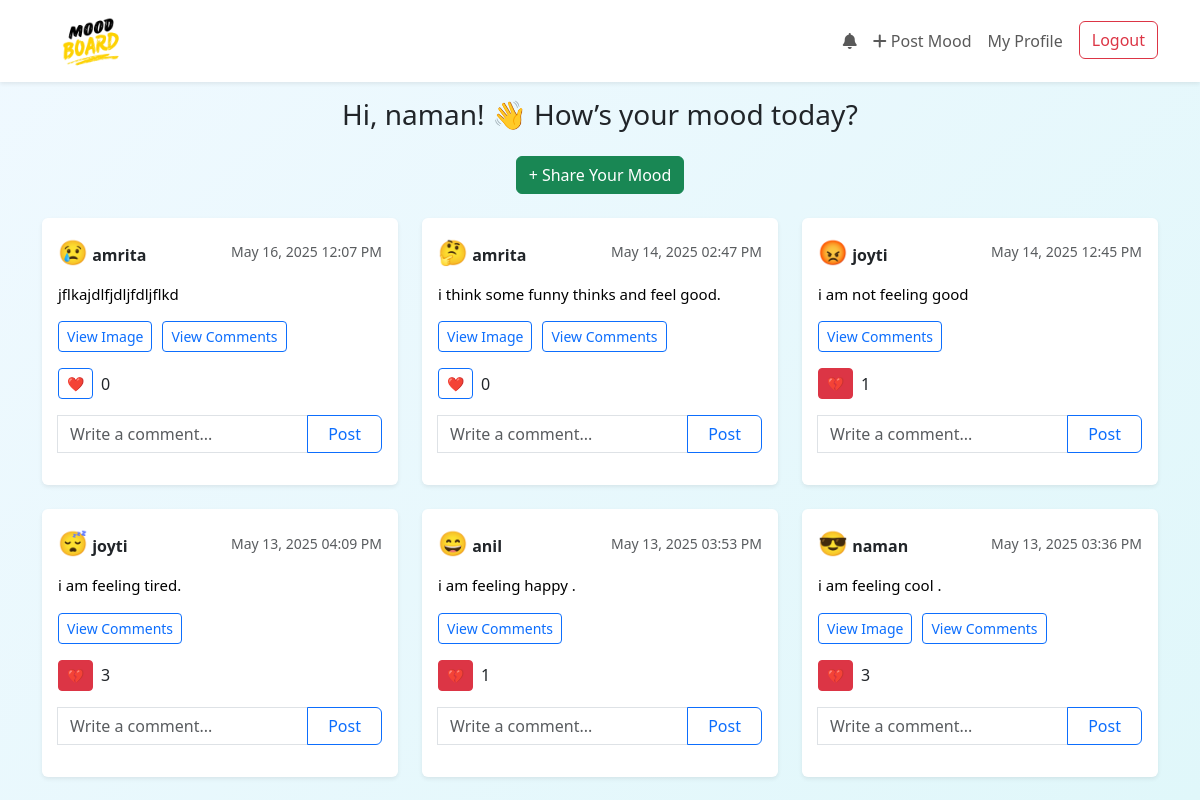
/index.php (signed in), run on the app's committed database.
### tables this page shows
CREATE TABLE `moods` (
  `id` int(11) NOT NULL,
  `user_id` int(11) DEFAULT NULL,
  `mood_emoji` varchar(10) DEFAULT NULL,
  `message` text DEFAULT NULL,
  `image` varchar(255) DEFAULT NULL,
  `created_at` datetime DEFAULT current_timestamp()
);

CREATE TABLE `users` (
  `id` int(11) NOT NULL,
  `name` varchar(100) DEFAULT NULL,
  `email` varchar(100) DEFAULT NULL,
  `password` varchar(255) DEFAULT NULL,
  `profile` varchar(255) DEFAULT NULL,
  `bio` text DEFAULT NULL,
  `dob` date DEFAULT NULL
);

### index.php (the view, shortened to what this page needs)
<?php
include 'includes/db.php';
$user_id = $_SESSION['user_id'];
$user_name = $_SESSION['user_name'];
$sql = "SELECT moods.*, users.name,
        (SELECT COUNT(*) FROM moods_likes WHERE mood_id = moods.id) AS likes_count,
        (SELECT COUNT(*) FROM moods_likes WHERE mood_id = moods.id AND user_id = '$user_id') AS user_liked
        FROM moods
        JOIN users ON moods.user_id = users.id
        ORDER BY moods.created_at DESC";
$result = mysqli_query($conn, $sql);
?>
<!DOCTYPE html>
<html lang="en">
<head>
    <link href="https://cdn.jsdelivr.net/npm/bootstrap@5.3.3/dist/css/bootstrap.min.css" rel="stylesheet" />
    <link rel="stylesheet" href="https://cdnjs.cloudflare.com/ajax/libs/font-awesome/6.7.2/css/all.min.css" />
</head>
<body>
    <?php include 'includes/header.php'; ?>
    <div class="container mt-5">
        <h3 class="mb-4 text-center">Hi, <?php echo htmlspecialchars($user_name); ?>! 👋 How’s your mood today?</h3>
        <div class="text-center mb-4">
            <a href="post.php" class="btn btn-success">+ Share Your Mood</a>
        </div>
        <div class="row">
            <?php if (mysqli_num_rows($result) > 0): ?>
                <?php while ($row = mysqli_fetch_assoc($result)): ?>
                    <div class="col-md-4">
                        <div class="card mb-4 mood-container shadow-sm border-0">
                            <div class="card-body d-flex flex-column">
                                <div class="d-flex justify-content-between align-items-center mb-2">
                                    <div>
                                        <span class="fs-4"><?php echo $row['mood_emoji']; ?></span>
                                        <a href="profile.php?user_id=<?php echo $row['user_id']; ?>"
                                            class="fw-semibold text-decoration-none text-dark">
                                            <?php echo htmlspecialchars($row['name']); ?>
                                        </a>
                                    </div>
                                    <small
                                        class="text-muted"><?php echo date("M d, Y h:i A", strtotime($row['created_at'])); ?></small>
                                </div>
                                <p class="card-text"><?php echo nl2br(htmlspecialchars($row['message'])); ?></p>
                                <div class="toggle-buttons">
                                    <?php if (!empty($row['image'])): ?>
                                        <button type="button" class="btn btn-outline-primary btn-sm btn-view-image" data-bs-toggle="modal" data-bs-target="#imageModal" data-image-src="uploads/<?php echo $row['image']; ?>">
                                            View Image
                                        </button>
                                    <?php endif; ?>
                                    <button type="button" class="btn btn-outline-primary btn-sm btn-toggle-comments">
                                        View Comments
                                    </button>
                                </div>
                                <div class="d-flex align-items-center mb-3 mt-auto">
                                    <a href="like.php?mood_id=<?php echo $row['id']; ?>"
                                        class="btn btn-sm <?php echo ($row['user_liked'] > 0) ? 'btn-danger' : 'btn-outline-primary'; ?>">
                                        <?php echo ($row['user_liked'] > 0) ? '💔' : '❤️'; ?>
                                    </a>
                                    <span class="ms-2"><?php echo $row['likes_count']; ?> </span>
                                </div>
                                <form action="comment.php" method="POST" class="input-group mb-3">
                                    <input type="text" name="comment" class="form-control" placeholder="Write a comment..." required>
                                    <button type="submit" class="btn btn-outline-primary">Post</button>
                                </form>
                            </div>
                        </div>
                    </div>
                <?php endwhile; ?>
            <?php else: ?>
                <div class="alert alert-info">No moods yet. Be the first to share!</div>
            <?php endif; ?>
        </div>
    </div>
</body>
</html>

### includes/header.php (shortened to what this page needs)
<!DOCTYPE html>
<html lang="en">
<head>
    <link href="https://cdn.jsdelivr.net/npm/bootstrap@5.3.3/dist/css/bootstrap.min.css" rel="stylesheet">
    <link href="https://cdnjs.cloudflare.com/ajax/libs/font-awesome/6.7.2/css/all.min.css" rel="stylesheet">
</head>
<body>
    <nav class="navbar navbar-expand-lg navbar-light bg-white shadow-sm fixed-top">
        <div class="container">
            <a class="navbar-brand d-flex align-items-center" href="index.php">
                <img src="assets/images/moodboard_logo.png" alt="Logo" width="100">
            </a>
            <div class="collapse navbar-collapse justify-content-end" id="navbarNav">
                <ul class="navbar-nav">
                    <?php if (isset($_SESSION['user_id'])): ?>
                        <li class="nav-item">
                            <a class="nav-link" href="notifications.php">
                                <i class="fa-solid fa-bell"></i>
                            </a>
                        </li>
                        <li class="nav-item">
                            <a class="nav-link" href="post.php"><i class="fa-solid fa-plus"></i> Post Mood</a>
                        </li>
                        <li class="nav-item">
                            <a class="nav-link" href="profile.php?user_id=<?php echo $_SESSION['user_id']; ?>">My Profile</a>
                        </li>
                        <li class="nav-item">
                            <a class="btn btn-outline-danger ms-2" href="logout.php">Logout</a>
                        </li>
                    <?php else: ?>
                        <li class="nav-item">
                            <a class="btn btn-outline-primary" href="login.php">Login</a>
                        </li>
                    <?php endif; ?>
                </ul>
            </div>
        </div>
    </nav>
</body>
</html>

### index.php (style rules this page uses)
body { background: linear-gradient(135deg, #f0f9ff, #e0f7fa); font-family: 'Segoe UI', Tahoma, Geneva, Verdana, sans-serif; color: #333; padding-top: 50px !important; }
h3 { font-weight: bold; color: #007BFF; }
.btn-success { background-color: #28a745; border-radius: 25px; font-weight: 600; padding: 10px 20px; }
.card { border: none; border-radius: 20px; background: rgba(255, 255, 255, 0.8); backdrop-filter: blur(12px); box-shadow: 0 8px 24px rgba(0, 0, 0, 0.1); transition: all 0.3s ease-in-out; max-height: 600px; display: flex; flex-direction: column; justify-content: space-between; }
.card-body { padding: 1.5rem; }
.card-text { font-size: 15px; color: black; margin-top: 5px; }
.btn-outline-primary, .btn-primary, .btn-danger { border-radius: 30px; font-weight: 500; transition: all 0.3s ease; }
.text-muted { font-size: 0.875rem; }
.mood-container { margin-bottom: 40px; }
.form-control { border-radius: 20px; padding: 10px 15px; }
.input-group .btn { padding-left: 20px; padding-right: 20px; }
.toggle-buttons { margin-bottom: 1rem; display: flex; gap: 10px; }

### includes/header.php (style rules this page uses)
body { padding-top: 100px; }

### data on the page
moods: mood_emoji "😢", user.name "amrita", created_at "May 16, 2025 12:07 PM", message "jflkajdlfjdljfdljflkd", likes_count "0"
moods: mood_emoji "🤔", user.name "amrita", created_at "May 14, 2025 02:47 PM", message "i think some funny thinks and feel good.", likes_count "0"
moods: mood_emoji "😡", user.name "joyti", created_at "May 14, 2025 12:45 PM", message "i am not feeling good", likes_count "1"
moods: mood_emoji "😴", user.name "joyti", created_at "May 13, 2025 04:09 PM", message "i am feeling tired.", likes_count "3"
moods: mood_emoji "😄", user.name "anil", created_at "May 13, 2025 03:53 PM", message "i am feeling happy .", likes_count "1"
moods: mood_emoji "😎", user.name "naman", created_at "May 13, 2025 03:36 PM", message "i am feeling cool .", likes_count "3"

### other printed values
$user_name "naman"
